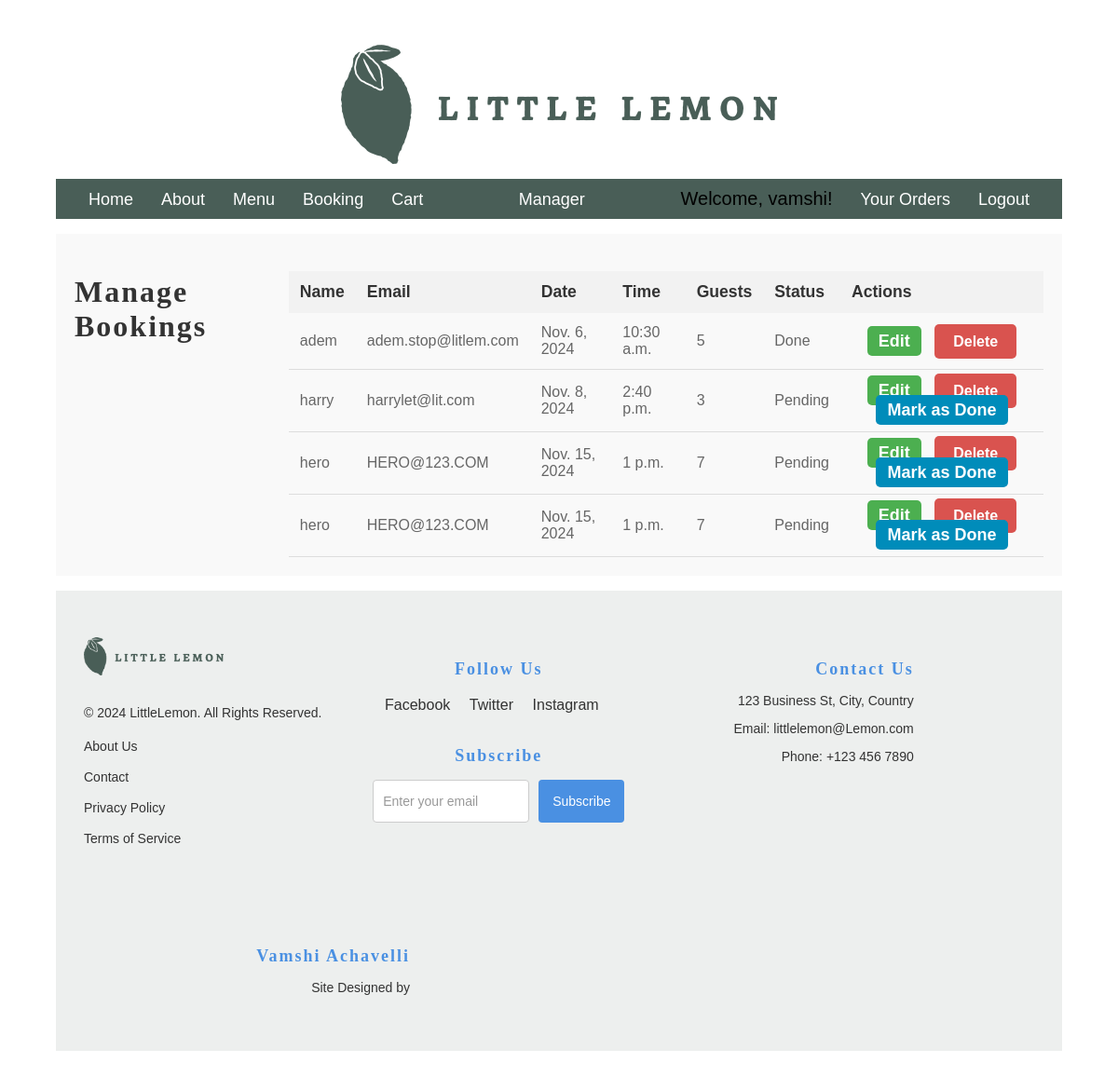
Before: /manage_bookings/ (signed in) with the older database file.
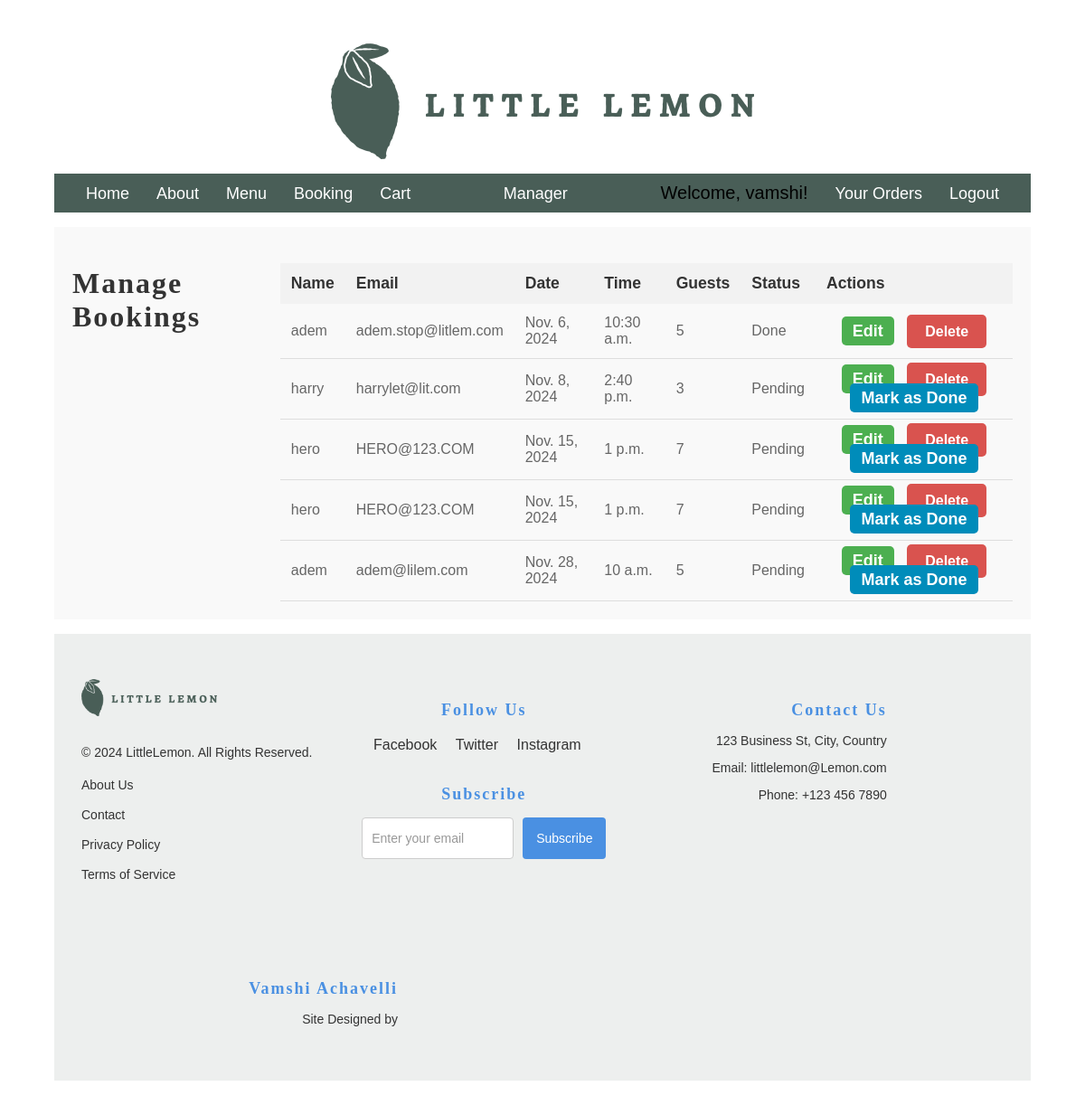
After: the same page with the newer database file.
### restaurant/models.py (models this page shows, shortened)
class Booking(models.Model):
    STATUS_CHOICES = [
        ('pending', 'Pending'),
        ('done', 'Done'),
        ('cancelled', 'Cancelled'),
    ]
    name = models.CharField(max_length=100)
    email = models.EmailField(default='placeholder@example.com')  # Placeholder email
    date = models.DateField(default=timezone.now)  # Default to current date
    time = models.TimeField(default=timezone.now)  # Default to current time
    guests = models.PositiveIntegerField(default=2)
    status = models.CharField(max_length=10, choices=STATUS_CHOICES, default='pending')

### restaurant/views.py (the view)
# urls.py: path('manage_bookings/', views.manage_bookings, name='manage_bookings'),
@login_required
@superuser_or_multiple_groups_required(['manager'])
def manage_bookings(request):
    bookings = Booking.objects.all()  # Fetch all bookings
    return render(request, 'manage_bookings.html', {'bookings': bookings})

### restaurant/templatetags/custom_filters.py (called while the page is built)
@register.filter
def is_in_group(user, group_name):
    return user.groups.filter(name=group_name).exists()

### restaurant/views.py (called while the page is built)
def is_superuser_or_groups(user, group_names):
    return user.is_superuser or user.groups.filter(name__in=group_names).exists()

def superuser_or_multiple_groups_required(group_names):
    def decorator(view_func):
        return user_passes_test(lambda u: is_superuser_or_groups(u, group_names))(view_func)
    return decorator

### templates/manage_bookings.html (shortened to what this page needs)
{% extends 'base.html' %}{% load static %}  {% block content %}
<section class="manage-bookings-section">
  <h1 class="manage-bookings-title">Manage Bookings</h1>
  {% if bookings %}
  <table class="booking-table">
    <thead class="booking-table-header">
      <tr>
        <th class="booking-table-header-item">Name</th>
        <th class="booking-table-header-item">Email</th>
        <th class="booking-table-header-item">Date</th>
        <th class="booking-table-header-item">Time</th>
        <th class="booking-table-header-item">Guests</th>
        <th class="booking-table-header-item">Status</th>
        <th class="booking-table-header-item">Actions</th>
      </tr>
    </thead>
    <tbody class="booking-table-body">
      {% for booking in bookings %}
      <tr class="booking-table-row">
        <td class="booking-table-data">{{ booking.name }}</td>
        <td class="booking-table-data">{{ booking.email }}</td>
        <td class="booking-table-data">{{ booking.date }}</td>
        <td class="booking-table-data">{{ booking.time }}</td>
        <td class="booking-table-data">{{ booking.guests }}</td>
        <td class="booking-table-data">{{ booking.get_status_display }}</td>
        <td class="booking-table-actions">
          <a href="{% url 'edit_booking' booking.id %}" class="btn-edit"
            >Edit</a
          >
          <a href="{% url 'delete_booking' booking.id %}" class="btn-delete"
            >Delete</a
          >
          {% if booking.status != 'done' %}
          <a href="{% url 'mark_booking_done' booking.id %}" class="btn-done"
            >Mark as Done</a
          >
          {% endif %}
        </td>
      </tr>
      {% endfor %}
    </tbody>
  </table>
  {% else %}
  <p class="no-bookings-message">No bookings available.</p>
  {% endif %}
</section>
{% endblock %}

Changed rows visible on the page:
added Booking: name "adem", email "adem@lilem.com", date "Nov. 28, 2024", time "10 a.m.", guests "5", status "Pending", shows "Mark as Done"
